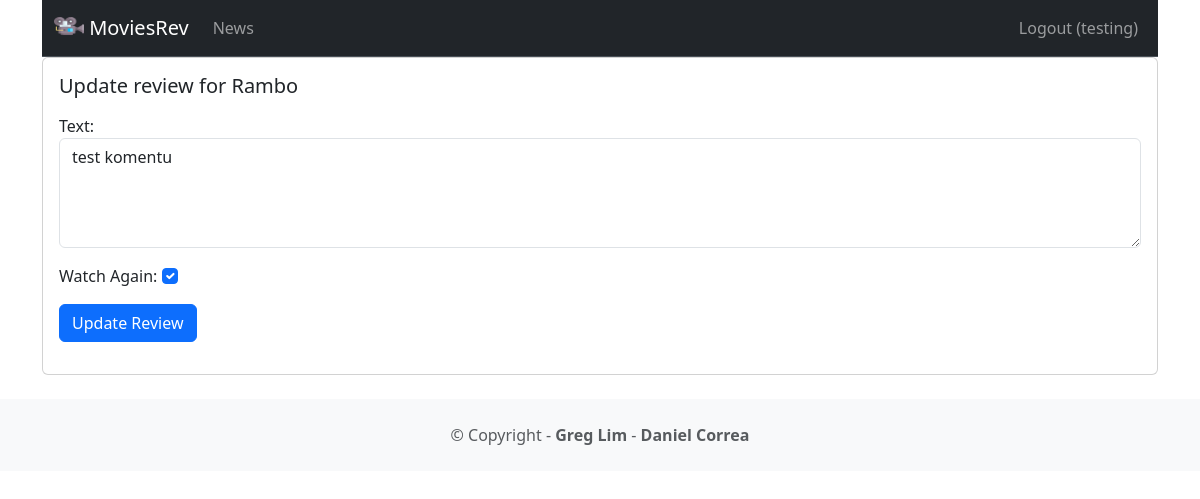
/movie/review/1 (signed in), run on the app's committed database.
### movie/models.py (models this page shows, shortened)
class Review(models.Model):
    text = models.CharField(max_length=100)
    user = models.ForeignKey(User,on_delete=models.CASCADE)
    movie = models.ForeignKey(Movie,on_delete=models.CASCADE)
    watchAgain = models.BooleanField()
    insert_date=models.DateTimeField(auto_now_add=True)
    update_date=models.DateTimeField(auto_now=True)

class Movie(models.Model):
    title = models.CharField(max_length=100)
    description = models.CharField(max_length=250)
    image = models.ImageField(upload_to='movie/images/')
    url = models.URLField(blank=True)

### movie/views.py (the view, shortened to what this page needs)
# urls.py: path('review/<int:review_id>',views.updatereview,name='updatereview'),
@login_required
def updatereview(request,review_id):
    review=get_object_or_404(Review,pk=review_id,user=request.user)
    if request.method == 'GET':
        form = ReviewForm(instance=review)
        return render(request,'updatereview.html',{'review':review,'form':form})

### movie/forms.py
class ReviewForm(ModelForm):
    def __init__(self,*args, **kwargs):
        super(ModelForm,self).__init__(*args, **kwargs)
        self.fields['text'].widget.attrs.update({'class':'form-control'})
        self.fields['watchAgain'].widget.attrs.update({'class':'form-check-input'})
    class Meta:
        model = Review
        fields=['text','watchAgain']
        labels = {'watchAgain':('Watch Again')}
        widgets = {'text':Textarea(attrs={'rows':4})}

### movie/templates/updatereview.html (shortened to what this page needs)
{% extends 'base.html' %}
{% block content %}
<div class="card mb-3">
    <div class="row g-0">
        <div>
            <div class="card-body">
                <h5 class="card-title">Update review for {{ review.movie.title }}</h5>
                <p class="card-text">
                    <form method="POST">
                        {{ form.as_p }}
                        <button type="submit" class="btn btn-primary">Update Review</button>
                    </form>
                </p>
            </div>
        </div>
    </div>
</div>
{% endblock content %}

### moviereviews/templates/base.html (shortened to what this page needs)
<!DOCTYPE html>
<html lang="en">
<head>
    <link href="https://cdn.jsdelivr.net/npm/bootstrap@5.3.0/dist/css/bootstrap.min.css" rel="stylesheet">
</head>
<body>
    <div class="container">
      <nav class="navbar navbar-expand-lg bg-dark border-bottom border-bottom-dark" data-bs-theme="dark">
        <div class="container">
          <a class="navbar-brand" href="{% url 'home' %}">{% load static %}
            <img src="{% static 'images/camera.png' %}" alt="" width="30" height="24" class="d-inline-block align-text-top">
            MoviesRev</a>
          <div class="collapse navbar-collapse" id="navbarNavAltMarkup">
            <ul class="navbar-nav">
              <li class="nav-item">
                <a class="nav-link" href="{% url 'news' %}">News</a>
              </li>
            </ul>
            <ul class="navbar-nav ms-auto">
              {% if user.is_authenticated %}
              <li class="nav-item">
                <a class="nav-link" href="{% url 'logoutaccount' %}">Logout ({{ user.username }})</a>
              </li>
              {% endif %}
            </ul>
          </div>
        </div>
      </nav>
    </div>
    <div class="container">
        {% block content %}
        {% endblock content %}
    </div>
    <footer class="text-center text-lg-start bg-light
      text-muted mt-4">
      <div class="text-center p-4">
        © Copyright -
        <a class="text-reset fw-bold text-decoration-none"
          target="_blank"
          href="https://twitter.com/greglim81">
          Greg Lim
        </a> -
        <a class="text-reset fw-bold text-decoration-none"
          target="_blank"
          href="https://twitter.com/danielgarax">
          Daniel Correa
        </a>
      </div>
    </footer>
</body>
</html>

### data on the page
Review: movie "Rambo", text "test komentu", watchAgain "☑"

### other printed values
{{ user.username }} "testing"
